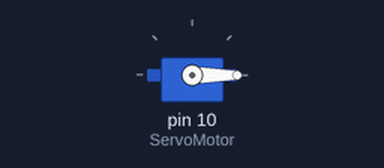
Simulated run of this sketch. Board: Arduino Uno, built with avr-gcc and run on an emulated ATmega328P. Parts: servo.

Above: at 0.05 s.
At 4.0 s:
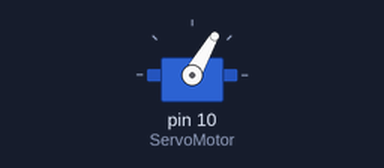
At 6.0 s:
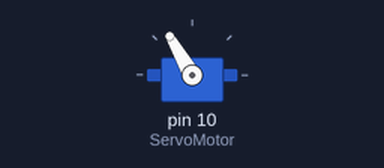
At 8.0 s:
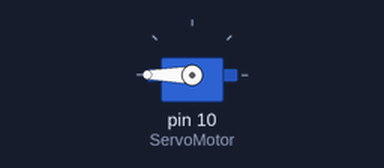
Timing chart, 0 to 10.4 s (numbered marks = the images above):
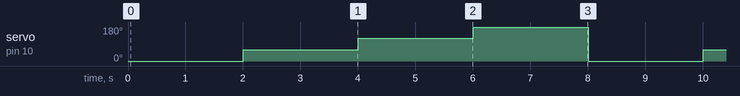

The sketch:

servo.ino
```cpp
#include <Servo.h>

Servo ServoMotor;


void setup() {
  // put your setup code here, to run once:
  ServoMotor.attach(10);

}

void loop() {
  // put your main code here, to run repeatedly:
  ServoMotor.write(0);
  delay(2000);
  ServoMotor.write(60);
  delay(2000);
  ServoMotor.write(120);
  delay(2000);
  ServoMotor.write(180);
  delay(2000);

}
```

Measured:
- by itself, servo on pin 10 (ServoMotor): repeats every 8.0 s: 120° 2.0 s, 180° 2.0 s, 0° 2.0 s, 60° 2.0 s
